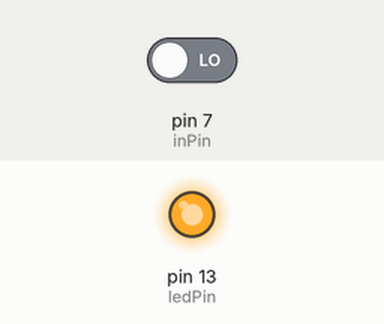
A sketch run on a simulated Arduino Uno, built with avr-gcc and run on an emulated ATmega328P. Parts: output pins drawn as LEDs (lit = HIGH). The test bench sets the inputs (shaded band); at power-on: pin 7 (inPin) LOW.

Above: at 1.2 s.
1.3 s: pin 7 (inPin) driven HIGH
At 1.6 s:
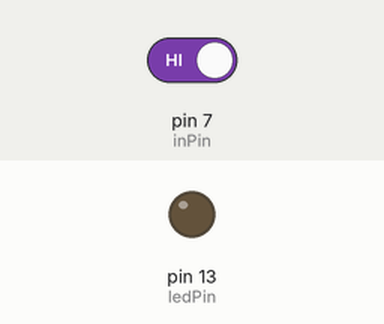
2.8 s: pin 7 (inPin) driven LOW
At 3.9 s:
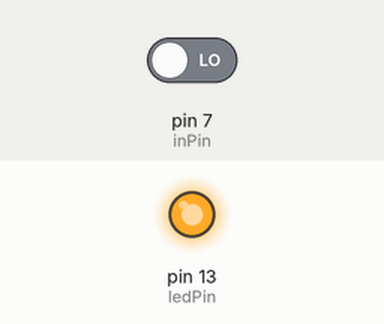
Timing chart, 0 to 5.8 s (numbered marks = the images above; inputs shaded):
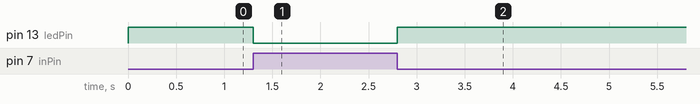

Measured:
- after the input at 1.3 s, pin 13 (ledPin): HIGH → LOW at once
- after the input at 2.8 s, pin 13 (ledPin): LOW → HIGH at once

The sketch:

Counter.ino
```cpp
int ledPin = 13;   // LED connected to digital pin 13
int inPin = 7;     // pushbutton connected to digital pin 7
int val = 0;       // variable to store the read value

void setup()
{
  pinMode(ledPin, OUTPUT);      // sets the digital pin 13 as output
  pinMode(inPin, INPUT);        // sets the digital pin 7 as input
}

void loop()
{

  val = digitalRead(inPin);     // read the input pin
  if (val == 1){
    digitalWrite(ledPin, 0);    // sets the LED to the button's value
  }else{
    digitalWrite(ledPin, 1);
  }

}
```
